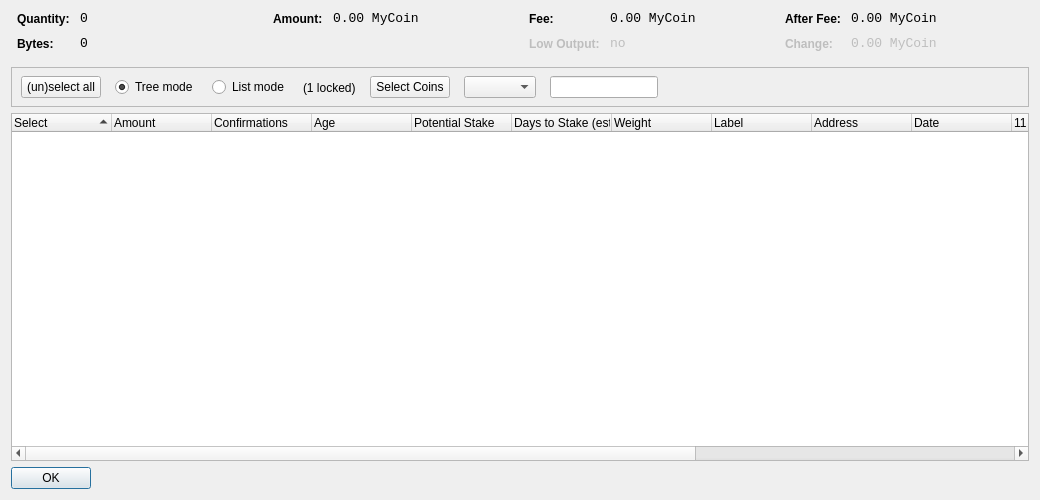
<?xml version="1.0" encoding="UTF-8"?>
<ui version="4.0">
 <class>CoinControlDialog</class>
 <widget class="QDialog" name="CoinControlDialog">
  <property name="geometry">
   <rect>
    <x>0</x>
    <y>0</y>
    <width>1040</width>
    <height>500</height>
   </rect>
  </property>
  <property name="windowTitle">
   <string>Coin Control</string>
  </property>
  <layout class="QVBoxLayout" name="verticalLayout">
   <item>
    <layout class="QHBoxLayout" name="horizontalLayoutTop" stretch="0,0,0,0">
     <property name="topMargin">
      <number>0</number>
     </property>
     <property name="bottomMargin">
      <number>10</number>
     </property>
     <item>
      <layout class="QFormLayout" name="formLayoutCoinControl1">
       <property name="horizontalSpacing">
        <number>10</number>
       </property>
       <property name="verticalSpacing">
        <number>10</number>
       </property>
       <property name="leftMargin">
        <number>6</number>
       </property>
       <property name="rightMargin">
        <number>6</number>
       </property>
       <item row="0" column="0">
        <widget class="QLabel" name="labelCoinControlQuantityText">
         <property name="styleSheet">
          <string notr="true">font-weight:bold;</string>
         </property>
         <property name="text">
          <string>Quantity:</string>
         </property>
        </widget>
       </item>
       <item row="0" column="1">
        <widget class="QLabel" name="labelCoinControlQuantity">
         <property name="font">
          <font>
           <family>Monospace</family>
           <pointsize>10</pointsize>
          </font>
         </property>
         <property name="cursor">
          <cursorShape>IBeamCursor</cursorShape>
         </property>
         <property name="contextMenuPolicy">
          <enum>Qt::ActionsContextMenu</enum>
         </property>
         <property name="text">
          <string notr="true">0</string>
         </property>
         <property name="textInteractionFlags">
          <set>Qt::LinksAccessibleByMouse|Qt::TextSelectableByKeyboard|Qt::TextSelectableByMouse</set>
         </property>
        </widget>
       </item>
       <item row="1" column="0">
        <widget class="QLabel" name="labelCoinControlBytesText">
         <property name="styleSheet">
          <string notr="true">font-weight:bold;</string>
         </property>
         <property name="text">
          <string>Bytes:</string>
         </property>
        </widget>
       </item>
       <item row="1" column="1">
        <widget class="QLabel" name="labelCoinControlBytes">
         <property name="font">
          <font>
           <family>Monospace</family>
           <pointsize>10</pointsize>
          </font>
         </property>
         <property name="cursor">
          <cursorShape>IBeamCursor</cursorShape>
         </property>
         <property name="contextMenuPolicy">
          <enum>Qt::ActionsContextMenu</enum>
         </property>
         <property name="text">
          <string notr="true">0</string>
         </property>
         <property name="textInteractionFlags">
          <set>Qt::LinksAccessibleByMouse|Qt::TextSelectableByKeyboard|Qt::TextSelectableByMouse</set>
         </property>
        </widget>
       </item>
      </layout>
     </item>
     <item>
      <layout class="QFormLayout" name="formLayoutCoinControl2">
       <property name="horizontalSpacing">
        <number>10</number>
       </property>
       <property name="verticalSpacing">
        <number>10</number>
       </property>
       <property name="leftMargin">
        <number>6</number>
       </property>
       <property name="rightMargin">
        <number>6</number>
       </property>
       <item row="0" column="0">
        <widget class="QLabel" name="labelCoinControlAmountText">
         <property name="styleSheet">
          <string notr="true">font-weight:bold;</string>
         </property>
         <property name="text">
          <string>Amount:</string>
         </property>
        </widget>
       </item>
       <item row="0" column="1">
        <widget class="QLabel" name="labelCoinControlAmount">
         <property name="font">
          <font>
           <family>Monospace</family>
           <pointsize>10</pointsize>
          </font>
         </property>
         <property name="cursor">
          <cursorShape>IBeamCursor</cursorShape>
         </property>
         <property name="contextMenuPolicy">
          <enum>Qt::ActionsContextMenu</enum>
         </property>
         <property name="text">
          <string notr="true">0.00 MyCoin</string>
         </property>
         <property name="textInteractionFlags">
          <set>Qt::LinksAccessibleByMouse|Qt::TextSelectableByKeyboard|Qt::TextSelectableByMouse</set>
         </property>
        </widget>
       </item>
      </layout>
     </item>
     <item>
      <layout class="QFormLayout" name="formLayoutCoinControl3">
       <property name="horizontalSpacing">
        <number>10</number>
       </property>
       <property name="verticalSpacing">
        <number>10</number>
       </property>
       <property name="leftMargin">
        <number>6</number>
       </property>
       <property name="rightMargin">
        <number>6</number>
       </property>
       <item row="0" column="0">
        <widget class="QLabel" name="labelCoinControlFeeText">
         <property name="styleSheet">
          <string notr="true">font-weight:bold;</string>
         </property>
         <property name="text">
          <string>Fee:</string>
         </property>
        </widget>
       </item>
       <item row="0" column="1">
        <widget class="QLabel" name="labelCoinControlFee">
         <property name="font">
          <font>
           <family>Monospace</family>
           <pointsize>10</pointsize>
          </font>
         </property>
         <property name="cursor">
          <cursorShape>IBeamCursor</cursorShape>
         </property>
         <property name="contextMenuPolicy">
          <enum>Qt::ActionsContextMenu</enum>
         </property>
         <property name="text">
          <string notr="true">0.00 MyCoin</string>
         </property>
         <property name="textInteractionFlags">
          <set>Qt::LinksAccessibleByMouse|Qt::TextSelectableByKeyboard|Qt::TextSelectableByMouse</set>
         </property>
        </widget>
       </item>
       <item row="1" column="0">
        <widget class="QLabel" name="labelCoinControlLowOutputText">
         <property name="enabled">
          <bool>false</bool>
         </property>
         <property name="styleSheet">
          <string notr="true">font-weight:bold;</string>
         </property>
         <property name="text">
          <string>Low Output:</string>
         </property>
        </widget>
       </item>
       <item row="1" column="1">
        <widget class="QLabel" name="labelCoinControlLowOutput">
         <property name="enabled">
          <bool>false</bool>
         </property>
         <property name="font">
          <font>
           <family>Monospace</family>
           <pointsize>10</pointsize>
          </font>
         </property>
         <property name="cursor">
          <cursorShape>IBeamCursor</cursorShape>
         </property>
         <property name="contextMenuPolicy">
          <enum>Qt::ActionsContextMenu</enum>
         </property>
         <property name="text">
          <string notr="true">no</string>
         </property>
         <property name="textInteractionFlags">
          <set>Qt::LinksAccessibleByMouse|Qt::TextSelectableByKeyboard|Qt::TextSelectableByMouse</set>
         </property>
        </widget>
       </item>
      </layout>
     </item>
     <item>
      <layout class="QFormLayout" name="formLayoutCoinControl4">
       <property name="fieldGrowthPolicy">
        <enum>QFormLayout::AllNonFixedFieldsGrow</enum>
       </property>
       <property name="horizontalSpacing">
        <number>10</number>
       </property>
       <property name="verticalSpacing">
        <number>10</number>
       </property>
       <property name="leftMargin">
        <number>6</number>
       </property>
       <property name="rightMargin">
        <number>6</number>
       </property>
       <item row="0" column="0">
        <widget class="QLabel" name="labelCoinControlAfterFeeText">
         <property name="styleSheet">
          <string notr="true">font-weight:bold;</string>
         </property>
         <property name="text">
          <string>After Fee:</string>
         </property>
        </widget>
       </item>
       <item row="0" column="1">
        <widget class="QLabel" name="labelCoinControlAfterFee">
         <property name="font">
          <font>
           <family>Monospace</family>
           <pointsize>10</pointsize>
          </font>
         </property>
         <property name="cursor">
          <cursorShape>IBeamCursor</cursorShape>
         </property>
         <property name="contextMenuPolicy">
          <enum>Qt::ActionsContextMenu</enum>
         </property>
         <property name="text">
          <string notr="true">0.00 MyCoin</string>
         </property>
         <property name="textInteractionFlags">
          <set>Qt::LinksAccessibleByMouse|Qt::TextSelectableByKeyboard|Qt::TextSelectableByMouse</set>
         </property>
        </widget>
       </item>
       <item row="1" column="0">
        <widget class="QLabel" name="labelCoinControlChangeText">
         <property name="enabled">
          <bool>false</bool>
         </property>
         <property name="styleSheet">
          <string notr="true">font-weight:bold;</string>
         </property>
         <property name="text">
          <string>Change:</string>
         </property>
        </widget>
       </item>
       <item row="1" column="1">
        <widget class="QLabel" name="labelCoinControlChange">
         <property name="enabled">
          <bool>false</bool>
         </property>
         <property name="font">
          <font>
           <family>Monospace</family>
           <pointsize>10</pointsize>
          </font>
         </property>
         <property name="cursor">
          <cursorShape>IBeamCursor</cursorShape>
         </property>
         <property name="contextMenuPolicy">
          <enum>Qt::ActionsContextMenu</enum>
         </property>
         <property name="text">
          <string notr="true">0.00 MyCoin</string>
         </property>
         <property name="textInteractionFlags">
          <set>Qt::LinksAccessibleByMouse|Qt::TextSelectableByKeyboard|Qt::TextSelectableByMouse</set>
         </property>
        </widget>
       </item>
      </layout>
     </item>
    </layout>
   </item>
   <item>
    <widget class="QFrame" name="frame">
     <property name="minimumSize">
      <size>
       <width>0</width>
       <height>40</height>
      </size>
     </property>
     <property name="frameShape">
      <enum>QFrame::StyledPanel</enum>
     </property>
     <property name="frameShadow">
      <enum>QFrame::Sunken</enum>
     </property>
     <widget class="QWidget" name="horizontalLayoutWidget">
      <property name="geometry">
       <rect>
        <x>10</x>
        <y>0</y>
        <width>781</width>
        <height>41</height>
       </rect>
      </property>
      <layout class="QHBoxLayout" name="horizontalLayoutPanel" stretch="0,0,0,0,0,0,0">
       <property name="spacing">
        <number>14</number>
       </property>
       <item>
        <widget class="QPushButton" name="pushButtonSelectAll">
         <property name="sizePolicy">
          <sizepolicy hsizetype="Maximum" vsizetype="Fixed">
           <horstretch>0</horstretch>
           <verstretch>0</verstretch>
          </sizepolicy>
         </property>
         <property name="text">
          <string>(un)select all</string>
         </property>
        </widget>
       </item>
       <item>
        <widget class="QRadioButton" name="radioTreeMode">
         <property name="sizePolicy">
          <sizepolicy hsizetype="Maximum" vsizetype="Fixed">
           <horstretch>0</horstretch>
           <verstretch>0</verstretch>
          </sizepolicy>
         </property>
         <property name="text">
          <string>Tree mode</string>
         </property>
         <property name="checked">
          <bool>true</bool>
         </property>
        </widget>
       </item>
       <item>
        <widget class="QRadioButton" name="radioListMode">
         <property name="sizePolicy">
          <sizepolicy hsizetype="Maximum" vsizetype="Fixed">
           <horstretch>0</horstretch>
           <verstretch>0</verstretch>
          </sizepolicy>
         </property>
         <property name="text">
          <string>List mode</string>
         </property>
        </widget>
       </item>
       <item>
        <widget class="QLabel" name="labelLocked">
          <property name="text">
            <string notr="true">(1 locked)</string>
          </property>
        </widget>
       </item>
       <item>
        <widget class="QPushButton" name="pushButtonCustomCC">
         <property name="text">
          <string>Select Coins</string>
         </property>
        </widget>
       </item>
       <item>
        <widget class="QComboBox" name="QComboBoxFilterCoins"/>
       </item>
       <item>
        <widget class="QLineEdit" name="lineEditCustomCC">
         <property name="enabled">
          <bool>true</bool>
         </property>
         <property name="sizePolicy">
          <sizepolicy hsizetype="Fixed" vsizetype="Fixed">
           <horstretch>0</horstretch>
           <verstretch>0</verstretch>
          </sizepolicy>
         </property>
         <property name="baseSize">
          <size>
           <width>50</width>
           <height>0</height>
          </size>
         </property>
        </widget>
       </item>
       <item>
        <spacer name="horizontalSpacer">
         <property name="orientation">
          <enum>Qt::Horizontal</enum>
         </property>
         <property name="sizeHint" stdset="0">
          <size>
           <width>40</width>
           <height>20</height>
          </size>
         </property>
        </spacer>
       </item>
      </layout>
     </widget>
    </widget>
   </item>
   <item>
    <widget class="CoinControlTreeWidget" name="treeWidget">
     <property name="contextMenuPolicy">
      <enum>Qt::CustomContextMenu</enum>
     </property>
     <property name="sortingEnabled">
      <bool>false</bool>
     </property>
     <property name="columnCount">
      <number>15</number>
     </property>
     <attribute name="headerShowSortIndicator" stdset="0">
      <bool>true</bool>
     </attribute>
     <attribute name="headerStretchLastSection">
      <bool>false</bool>
     </attribute>
     <column>
      <property name="text">
       <string>Select</string>
      </property>
     </column>
     <column>
      <property name="text">
       <string>Amount</string>
      </property>
     </column>
     <column>
      <property name="text">
       <string>Confirmations</string>
      </property>
      <property name="toolTip">
       <string>Confirmed</string>
      </property>
     </column>
     <column>
      <property name="text">
       <string>Age</string> /** age **/
      </property>
     </column>
	   <column>
      <property name="text">
       <string>Potential Stake</string>
      </property>
     </column>
  	 <column>
      <property name="text">
       <string>Days to Stake (est.)</string>
      </property>
     </column>
     <column>
      <property name="text">
       <string>Weight</string>
      </property>
     </column>
     <column>
      <property name="text">
       <string>Label</string>
      </property>
     </column>
     <column>
      <property name="text">
       <string>Address</string>
      </property>
     </column>
     <column>
      <property name="text">
       <string>Date</string>
      </property>
     </column>
     <column>
      <property name="text">
       <string/>
      </property>
     </column>
     <column>
      <property name="text">
       <string/>
      </property>
     </column>
     <column>
      <property name="text">
       <string/>
      </property>
     </column>
     <column>
      <property name="text">
       <string/>
      </property>
     </column>
     <column>
      <property name="text">
       <string/>
      </property>
     </column>
    </widget>
   </item>
   <item>
    <widget class="QDialogButtonBox" name="buttonBox">
     <property name="sizePolicy">
      <sizepolicy hsizetype="Maximum" vsizetype="Fixed">
       <horstretch>0</horstretch>
       <verstretch>0</verstretch>
      </sizepolicy>
     </property>
     <property name="orientation">
      <enum>Qt::Horizontal</enum>
     </property>
     <property name="standardButtons">
      <set>QDialogButtonBox::Ok</set>
     </property>
    </widget>
   </item>
  </layout>
 </widget>
 <customwidgets>
  <customwidget>
   <class>CoinControlTreeWidget</class>
   <extends>QTreeWidget</extends>
   <header>coincontroltreewidget.h</header>
  </customwidget>
 </customwidgets>
 <resources/>
 <connections/>
</ui>
